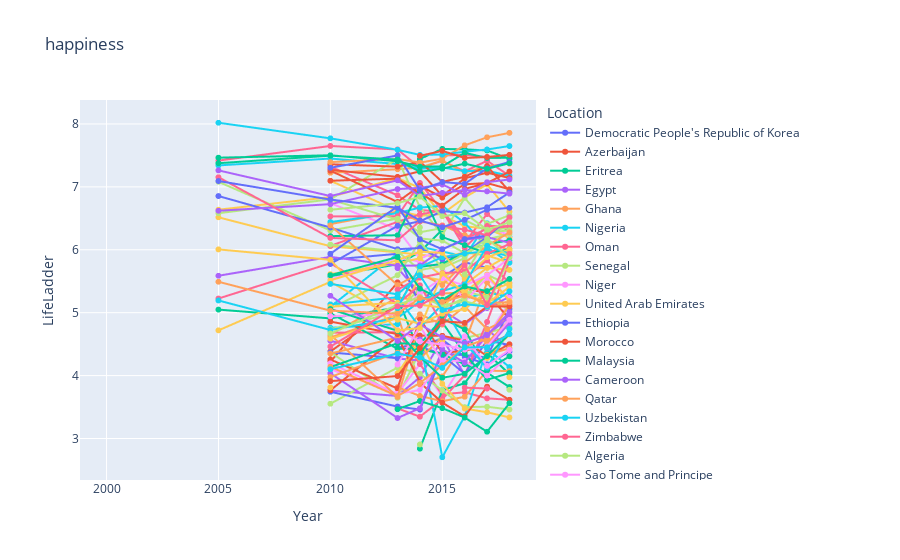

The notebook cell saved with this chart:
### Code cell
import plotly.graph_objects as go
import plotly.express as px


'''fig1 = px.line(df_www, x="Year", y="green", 
               color='Location', title='annual greenhouse gas', markers=True)
fig1.show()

fig2 = px.line(df_www, x="Year", y="cpi", 
               color='Location', title='annual Consumer Price Index', markers=True)
fig2.show()

fig3 = px.line(df_www, x="Year", y="employ", 
               color='Location', title='annual school enrollment rate', markers=True)
fig3.show()

fig3 = px.line(df_www, x="Year", y="gdp", 
               color='Location', title='annual school gdp per capita', markers=True)
fig3.show()'''

fig3 = px.line(df_www, x="Year", y="LifeLadder", 
               color='Location', title='happiness', markers=True)
fig3.show()
